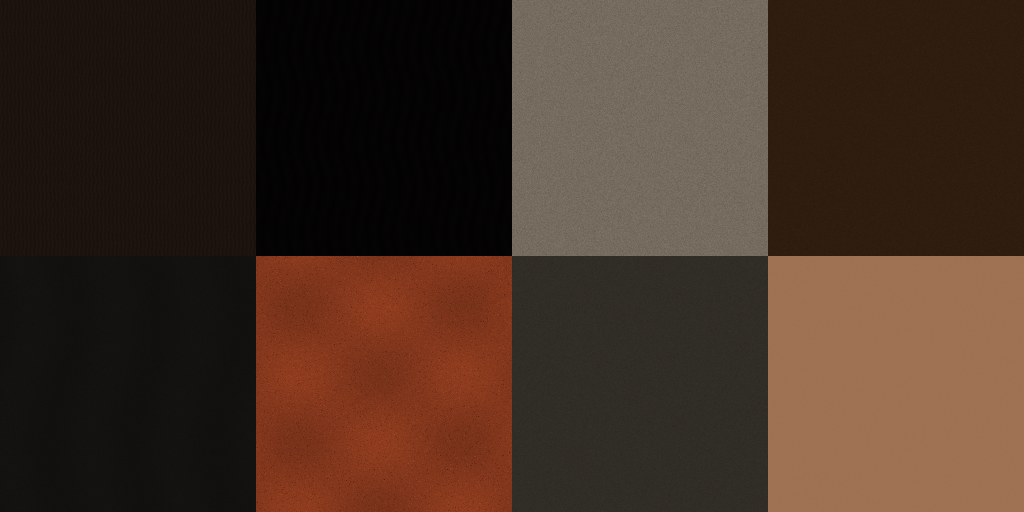
#> input picture docs/production/reviews/representative-revision-03/kiln-ninja-v5/kiln-ninja-ensemble-candidate/kiln-ninja-ensemble-candidate-basecolor.png, 2048 x 1024 px, given in place of original.png, which was not available (shown at 1/2 size)
$ python make_comparisons.py
#> lines starting #> are read from the running program, lines starting #| are printed output that depends on the picture; pictures that were not available may be replaced by others from this repository, and a replacement may not be noted
from pathlib import Path
from PIL import Image,ImageOps,ImageDraw
import json,hashlib,shutil
out=Path('/tmp/kiln-ninja-revision05');d=out/'kiln-ninja-ensemble-candidate';old=Path('/tmp/kiln-ninja-revision04/kiln-ninja-ensemble-candidate');repo=Path('/workspace/Aetherion-The-Fifteen-Oaths');stem='kiln-ninja-ensemble-candidate'
ref=Image.open(repo/'assets/references/reference-090/original.png').convert('RGB')
items=[('front',(85,50,363,688),'front'),('profile',(870,50,1022,688),'side'),('face',(16,731,180,954),'unmasked-portrait'),('face-profile',(184,733,360,954),'unmasked-face_profile')]
for name,box,view in items:
 sheet=Image.new('RGB',(1950,820),(238,238,235));draw=ImageDraw.Draw(sheet)
 for i,(label,im) in enumerate([('Reference 090 — unchanged source crop',ref.crop(box)),('Revision 04',Image.open(old/(stem+'-'+view+'.png')).convert('RGB')),('Revision 05 — proposed',Image.open(d/(stem+'-'+view+'.png')).convert('RGB'))]):
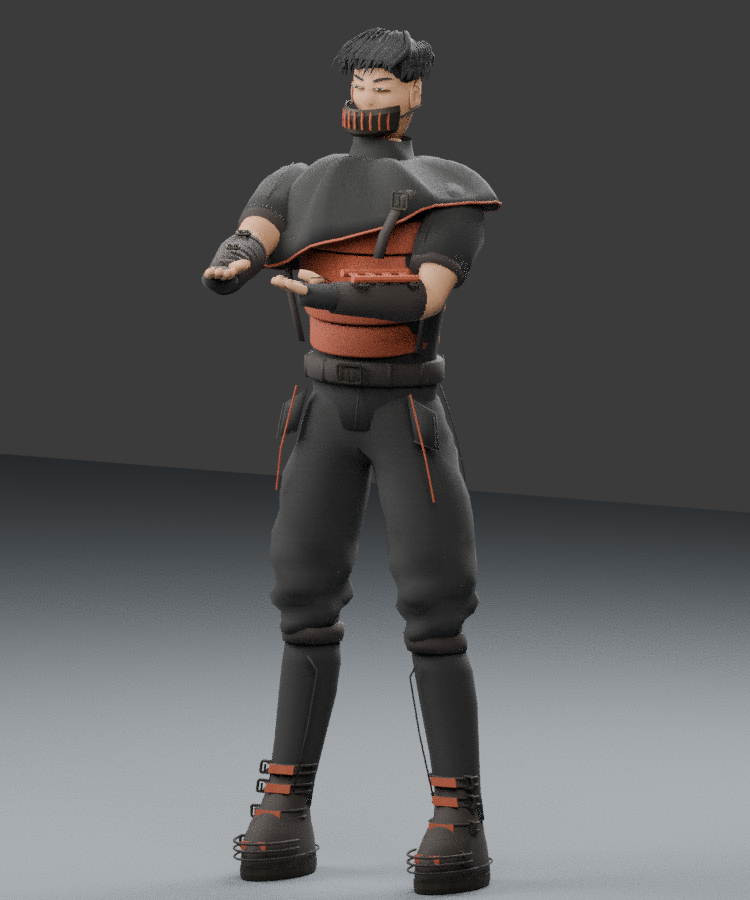
#> input picture docs/production/reviews/representative-revision-03/kiln-ninja-v5/kiln-ninja-ensemble-candidate/kiln-ninja-ensemble-candidate-cast_release-25.png, 750 x 900 px, given in place of kiln-ninja-ensemble-candidate-front.png, which was not available
  im=ImageOps.contain(im,(640,760));sheet.paste(im,(i*650+(650-im.width)//2,45+(760-im.height)//2));draw.text((i*650+12,15),label,fill='black')
#> after `im = ImageOps.contain(im, (640, 760))`:
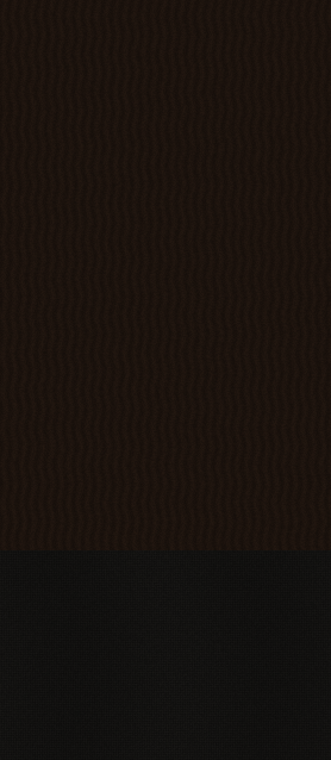
#> im: PIL image 331x760 RGB; mean R, G, B 24.8, 18.1, 13.8
#> after `sheet.paste(im, (i * 650 + (650 - im.width) // 2, 45 + (760 - im.heigh`:
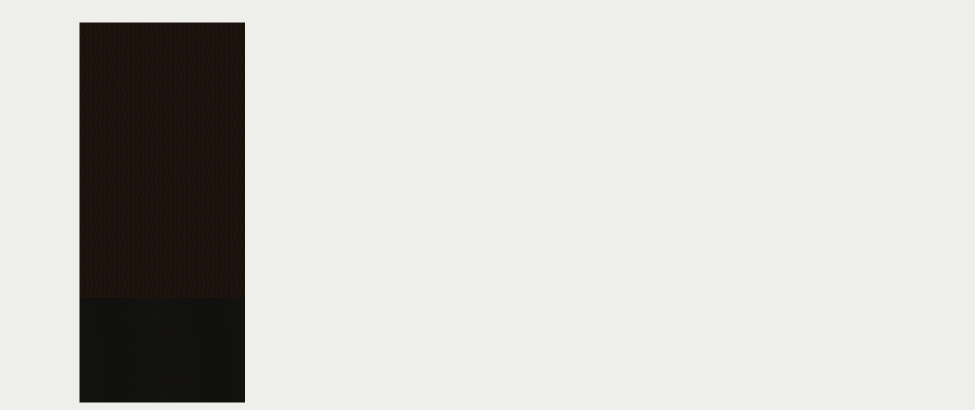
#> sheet: PIL image 1950x820 RGB (shown at 1/2 size); mean R, G, B 204.5, 203.4, 200.2
 draw.text((12,805),'Comparative framing only. Painted views are not calibrated scans; no exact-match or visual-acceptance claim.',fill='black')
 sheet.save(out/(name+'-comparison.png'))
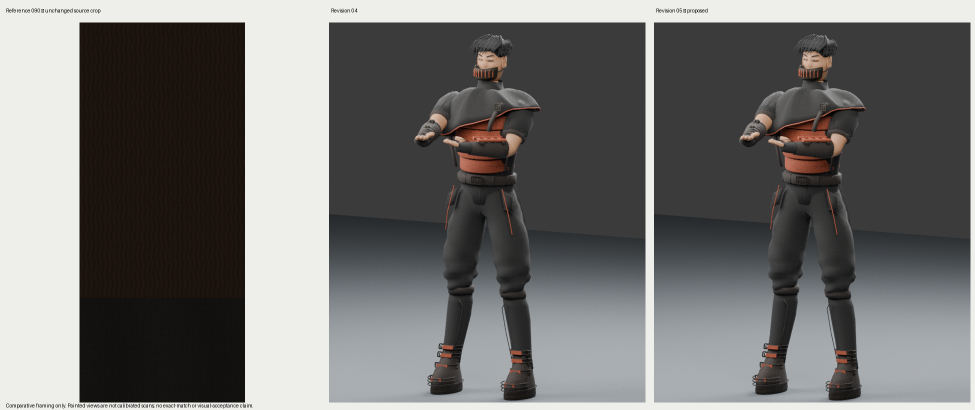
#> saved as front-comparison.png: PIL image 1950x820 RGB (shown at 1/2 size); mean R, G, B 113.4, 112.5, 111.6
#> (the run stopped early here; a loop or call above may not have finished)
